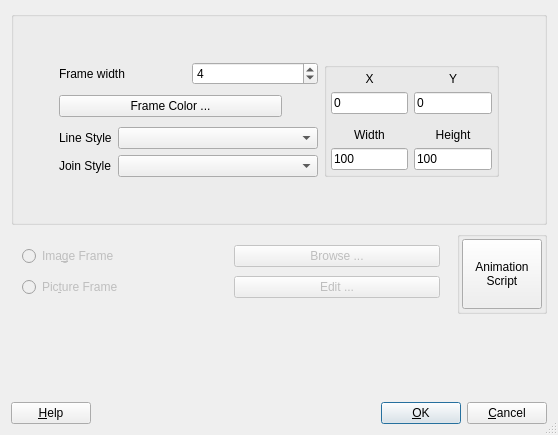
<?xml version="1.0" encoding="UTF-8"?>
<ui version="4.0">
 <class>uiDialogFrame</class>
 <widget class="QDialog" name="uiDialogFrame">
  <property name="geometry">
   <rect>
    <x>0</x>
    <y>0</y>
    <width>558</width>
    <height>435</height>
   </rect>
  </property>
  <property name="windowTitle">
   <string>Frame Dialog</string>
  </property>
  <property name="sizeGripEnabled">
   <bool>true</bool>
  </property>
  <layout class="QGridLayout">
   <item row="2" column="0">
    <spacer name="spacer2">
     <property name="orientation">
      <enum>Qt::Vertical</enum>
     </property>
     <property name="sizeType">
      <enum>QSizePolicy::Expanding</enum>
     </property>
     <property name="sizeHint" stdset="0">
      <size>
       <width>21</width>
       <height>16</height>
      </size>
     </property>
    </spacer>
   </item>
   <item row="3" column="0" colspan="2">
    <layout class="QHBoxLayout">
     <property name="spacing">
      <number>6</number>
     </property>
     <property name="leftMargin">
      <number>0</number>
     </property>
     <property name="topMargin">
      <number>0</number>
     </property>
     <property name="rightMargin">
      <number>0</number>
     </property>
     <property name="bottomMargin">
      <number>0</number>
     </property>
     <item>
      <widget class="QPushButton" name="buttonHelp">
       <property name="text">
        <string>&amp;Help</string>
       </property>
       <property name="shortcut">
        <string>F1</string>
       </property>
       <property name="autoDefault">
        <bool>true</bool>
       </property>
      </widget>
     </item>
     <item>
      <spacer name="Horizontal Spacing2">
       <property name="orientation">
        <enum>Qt::Horizontal</enum>
       </property>
       <property name="sizeType">
        <enum>QSizePolicy::Expanding</enum>
       </property>
       <property name="sizeHint" stdset="0">
        <size>
         <width>269</width>
         <height>20</height>
        </size>
       </property>
      </spacer>
     </item>
     <item>
      <widget class="QPushButton" name="buttonOk">
       <property name="text">
        <string>&amp;OK</string>
       </property>
       <property name="shortcut">
        <string/>
       </property>
       <property name="autoDefault">
        <bool>true</bool>
       </property>
       <property name="default">
        <bool>true</bool>
       </property>
      </widget>
     </item>
     <item>
      <widget class="QPushButton" name="buttonCancel">
       <property name="text">
        <string>&amp;Cancel</string>
       </property>
       <property name="shortcut">
        <string/>
       </property>
       <property name="autoDefault">
        <bool>true</bool>
       </property>
      </widget>
     </item>
    </layout>
   </item>
   <item row="0" column="0" colspan="2">
    <widget class="QGroupBox" name="groupBox2">
     <layout class="QGridLayout">
      <property name="leftMargin">
       <number>4</number>
      </property>
      <property name="topMargin">
       <number>4</number>
      </property>
      <property name="rightMargin">
       <number>4</number>
      </property>
      <property name="bottomMargin">
       <number>4</number>
      </property>
      <property name="spacing">
       <number>4</number>
      </property>
      <item row="0" column="0">
       <widget class="QFrame" name="m_pPreview">
        <layout class="QGridLayout">
         <property name="leftMargin">
          <number>30</number>
         </property>
         <property name="topMargin">
          <number>30</number>
         </property>
         <property name="rightMargin">
          <number>30</number>
         </property>
         <property name="bottomMargin">
          <number>30</number>
         </property>
         <property name="spacing">
          <number>16</number>
         </property>
         <item row="0" column="0">
          <widget class="QFrame" name="frame4">
           <layout class="QGridLayout">
            <item row="0" column="0">
             <layout class="QHBoxLayout">
              <item>
               <widget class="QLabel" name="textLabel1">
                <property name="text">
                 <string>Frame width</string>
                </property>
                <property name="wordWrap">
                 <bool>false</bool>
                </property>
               </widget>
              </item>
              <item>
               <widget class="QSpinBox" name="m_pSpinBoxWidth">
                <property name="value">
                 <number>4</number>
                </property>
               </widget>
              </item>
             </layout>
            </item>
            <item row="1" column="0">
             <layout class="QHBoxLayout">
              <item>
               <widget class="QPushButton" name="m_pButtonColor">
                <property name="text">
                 <string>Frame Color ...</string>
                </property>
               </widget>
              </item>
              <item>
               <widget class="QFrame" name="m_pFrameColor">
                <property name="minimumSize">
                 <size>
                  <width>30</width>
                  <height>30</height>
                 </size>
                </property>
                <property name="maximumSize">
                 <size>
                  <width>30</width>
                  <height>30</height>
                 </size>
                </property>
               </widget>
              </item>
             </layout>
            </item>
            <item row="2" column="0">
             <layout class="QHBoxLayout">
              <item>
               <widget class="QLabel" name="textLabel3">
                <property name="text">
                 <string>Line Style</string>
                </property>
                <property name="wordWrap">
                 <bool>false</bool>
                </property>
               </widget>
              </item>
              <item>
               <widget class="QComboBox" name="m_pComboStyle">
                <property name="minimumSize">
                 <size>
                  <width>200</width>
                  <height>0</height>
                 </size>
                </property>
               </widget>
              </item>
             </layout>
            </item>
            <item row="3" column="0">
             <layout class="QHBoxLayout">
              <item>
               <widget class="QLabel" name="textLabel3_2">
                <property name="text">
                 <string>Join Style</string>
                </property>
                <property name="wordWrap">
                 <bool>false</bool>
                </property>
               </widget>
              </item>
              <item>
               <widget class="QComboBox" name="m_pComboJoin">
                <property name="minimumSize">
                 <size>
                  <width>200</width>
                  <height>0</height>
                 </size>
                </property>
               </widget>
              </item>
             </layout>
            </item>
            <item row="0" column="1" rowspan="4">
             <widget class="QGroupBox" name="m_pGroupGeometry">
              <layout class="QVBoxLayout">
               <property name="spacing">
                <number>1</number>
               </property>
               <property name="leftMargin">
                <number>4</number>
               </property>
               <property name="topMargin">
                <number>4</number>
               </property>
               <property name="rightMargin">
                <number>4</number>
               </property>
               <property name="bottomMargin">
                <number>4</number>
               </property>
               <item>
                <layout class="QGridLayout">
                 <item row="1" column="1">
                  <widget class="QLineEdit" name="m_pEditY">
                   <property name="text">
                    <string>0</string>
                   </property>
                  </widget>
                 </item>
                 <item row="0" column="0">
                  <widget class="QLabel" name="textLabel2">
                   <property name="text">
                    <string>&lt;p align=&quot;center&quot;&gt;X&lt;/p&gt;</string>
                   </property>
                   <property name="wordWrap">
                    <bool>false</bool>
                   </property>
                  </widget>
                 </item>
                 <item row="0" column="1">
                  <widget class="QLabel" name="textLabel2_2">
                   <property name="text">
                    <string>&lt;p align=&quot;center&quot;&gt;Y&lt;/p&gt;</string>
                   </property>
                   <property name="wordWrap">
                    <bool>false</bool>
                   </property>
                  </widget>
                 </item>
                 <item row="1" column="0">
                  <widget class="QLineEdit" name="m_pEditX">
                   <property name="text">
                    <string>0</string>
                   </property>
                  </widget>
                 </item>
                </layout>
               </item>
               <item>
                <spacer name="spacer3">
                 <property name="orientation">
                  <enum>Qt::Vertical</enum>
                 </property>
                 <property name="sizeType">
                  <enum>QSizePolicy::Expanding</enum>
                 </property>
                 <property name="sizeHint" stdset="0">
                  <size>
                   <width>20</width>
                   <height>21</height>
                  </size>
                 </property>
                </spacer>
               </item>
               <item>
                <layout class="QGridLayout">
                 <item row="1" column="1">
                  <widget class="QLineEdit" name="m_pEditHeight">
                   <property name="text">
                    <string>100</string>
                   </property>
                  </widget>
                 </item>
                 <item row="1" column="0">
                  <widget class="QLineEdit" name="m_pEditWidth">
                   <property name="text">
                    <string>100</string>
                   </property>
                  </widget>
                 </item>
                 <item row="0" column="0">
                  <widget class="QLabel" name="textLabel2_3">
                   <property name="text">
                    <string>&lt;p align=&quot;center&quot;&gt;Width&lt;/p&gt;</string>
                   </property>
                   <property name="wordWrap">
                    <bool>false</bool>
                   </property>
                  </widget>
                 </item>
                 <item row="0" column="1">
                  <widget class="QLabel" name="textLabel2_4">
                   <property name="text">
                    <string>&lt;p align=&quot;center&quot;&gt;Height&lt;/p&gt;</string>
                   </property>
                   <property name="wordWrap">
                    <bool>false</bool>
                   </property>
                  </widget>
                 </item>
                </layout>
               </item>
              </layout>
             </widget>
            </item>
           </layout>
          </widget>
         </item>
        </layout>
       </widget>
      </item>
     </layout>
    </widget>
   </item>
   <item row="1" column="0">
    <widget class="QFrame" name="m_pFrameSelect">
     <property name="enabled">
      <bool>false</bool>
     </property>
     <property name="sizePolicy">
      <sizepolicy hsizetype="Preferred" vsizetype="Preferred">
       <horstretch>2</horstretch>
       <verstretch>0</verstretch>
      </sizepolicy>
     </property>
     <layout class="QGridLayout">
      <item row="0" column="0">
       <layout class="QHBoxLayout">
        <item>
         <widget class="QRadioButton" name="m_pRadioImage">
          <property name="text">
           <string>Ima&amp;ge Frame</string>
          </property>
         </widget>
        </item>
        <item>
         <widget class="QPushButton" name="m_pButtonImage">
          <property name="text">
           <string>Browse ...</string>
          </property>
         </widget>
        </item>
       </layout>
      </item>
      <item row="1" column="0">
       <layout class="QHBoxLayout">
        <item>
         <widget class="QRadioButton" name="m_pRadioPicture">
          <property name="text">
           <string>Pic&amp;ture Frame</string>
          </property>
         </widget>
        </item>
        <item>
         <widget class="QPushButton" name="m_pButtonPicture">
          <property name="text">
           <string>Edit ...</string>
          </property>
         </widget>
        </item>
       </layout>
      </item>
     </layout>
    </widget>
   </item>
   <item row="1" column="1">
    <widget class="QGroupBox" name="m_pGroupAnimation">
     <layout class="QGridLayout">
      <property name="leftMargin">
       <number>2</number>
      </property>
      <property name="topMargin">
       <number>2</number>
      </property>
      <property name="rightMargin">
       <number>2</number>
      </property>
      <property name="bottomMargin">
       <number>2</number>
      </property>
      <property name="spacing">
       <number>2</number>
      </property>
      <item row="0" column="0">
       <widget class="QPushButton" name="m_pButtonAnimation">
        <property name="sizePolicy">
         <sizepolicy hsizetype="Preferred" vsizetype="Minimum">
          <horstretch>0</horstretch>
          <verstretch>1</verstretch>
         </sizepolicy>
        </property>
        <property name="text">
         <string>Animation
Script</string>
        </property>
       </widget>
      </item>
     </layout>
    </widget>
   </item>
  </layout>
 </widget>
 <layoutdefault spacing="6" margin="11"/>
 <tabstops>
  <tabstop>m_pSpinBoxWidth</tabstop>
  <tabstop>m_pButtonColor</tabstop>
  <tabstop>m_pComboStyle</tabstop>
  <tabstop>m_pComboJoin</tabstop>
  <tabstop>m_pEditX</tabstop>
  <tabstop>m_pEditY</tabstop>
  <tabstop>m_pEditWidth</tabstop>
  <tabstop>m_pEditHeight</tabstop>
  <tabstop>m_pRadioImage</tabstop>
  <tabstop>m_pRadioPicture</tabstop>
  <tabstop>m_pButtonImage</tabstop>
  <tabstop>m_pButtonPicture</tabstop>
  <tabstop>buttonHelp</tabstop>
  <tabstop>buttonOk</tabstop>
  <tabstop>buttonCancel</tabstop>
 </tabstops>
 <resources/>
 <connections>
  <connection>
   <sender>buttonOk</sender>
   <signal>clicked()</signal>
   <receiver>uiDialogFrame</receiver>
   <slot>accept()</slot>
   <hints>
    <hint type="sourcelabel">
     <x>20</x>
     <y>20</y>
    </hint>
    <hint type="destinationlabel">
     <x>20</x>
     <y>20</y>
    </hint>
   </hints>
  </connection>
  <connection>
   <sender>buttonCancel</sender>
   <signal>clicked()</signal>
   <receiver>uiDialogFrame</receiver>
   <slot>reject()</slot>
   <hints>
    <hint type="sourcelabel">
     <x>20</x>
     <y>20</y>
    </hint>
    <hint type="destinationlabel">
     <x>20</x>
     <y>20</y>
    </hint>
   </hints>
  </connection>
 </connections>
</ui>
